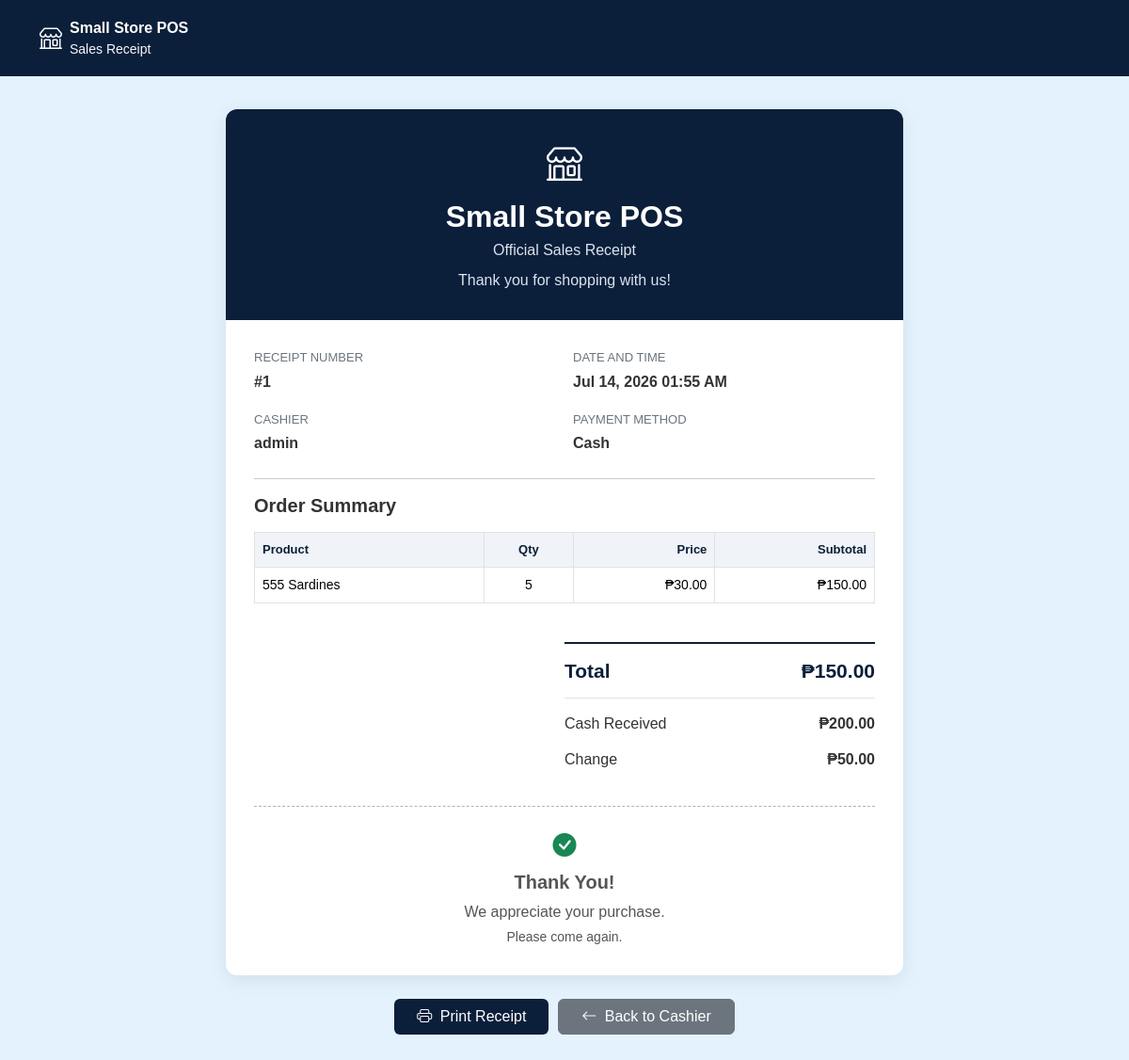
Page /receipt.php?id=1 on the committed database.
### tables this page shows
CREATE TABLE `sales` (
  `sale_id` int(11) NOT NULL AUTO_INCREMENT,
  `sale_date` datetime NOT NULL,
  `total` decimal(10,2) NOT NULL,
  `cashier` varchar(50) NOT NULL,
  `cash` decimal(10,2) NOT NULL,
  `change_amount` decimal(10,2) NOT NULL,
  PRIMARY KEY (`sale_id`)
);

CREATE TABLE `sale_items` (
  `item_id` int(11) NOT NULL AUTO_INCREMENT,
  `sale_id` int(11) NOT NULL,
  `product_id` int(11) NOT NULL,
  `quantity` int(11) NOT NULL,
  `price` decimal(10,2) NOT NULL,
  `subtotal` decimal(10,2) NOT NULL,
  PRIMARY KEY (`item_id`)
);

CREATE TABLE `products` (
  `product_id` int(11) NOT NULL AUTO_INCREMENT,
  `product_name` varchar(100) NOT NULL,
  `category_id` int(11) NOT NULL,
  `price` decimal(10,2) NOT NULL,
  `stock` int(11) NOT NULL,
  PRIMARY KEY (`product_id`)
);

### receipt.php (the view, shortened to what this page needs)
<?php
include "config.php";
$id = (int)$_GET['id'];
$stmt = mysqli_prepare($conn, "SELECT * FROM sales WHERE sale_id = ?");
mysqli_stmt_bind_param($stmt, "i", $id);
mysqli_stmt_execute($stmt);
$sale = mysqli_stmt_get_result($stmt);
$data = mysqli_fetch_assoc($sale);
$stmt = mysqli_prepare(
    $conn,
    "SELECT sale_items.*, products.product_name
     FROM sale_items
     INNER JOIN products ON sale_items.product_id = products.product_id
     WHERE sale_items.sale_id = ?"
);
mysqli_stmt_bind_param($stmt, "i", $id);
mysqli_stmt_execute($stmt);
$result = mysqli_stmt_get_result($stmt);
$items = [];
$total = 0;
while ($row = mysqli_fetch_assoc($result)) {
    $items[] = $row;
    $total += (float)$row['subtotal'];
}
$cash = (float)$data['cash'];
$change = $cash - $total;
function e($value) {
    return htmlspecialchars((string)$value, ENT_QUOTES, 'UTF-8');
}
?>
<!DOCTYPE html>
<html lang="en">
    <head>
        <link href="https://cdn.jsdelivr.net/npm/bootstrap@5.3.3/dist/css/bootstrap.min.css" rel="stylesheet">
        <link href="https://cdn.jsdelivr.net/npm/bootstrap-icons@1.11.3/font/bootstrap-icons.min.css" rel="stylesheet">
    </head>
    <body>
        <div class="topbar">
            <div class="container d-flex align-items-center">
                <i class="bi bi-shop me-2 fs-4"></i>
                <div>
                    <strong>Small Store POS</strong>
                    <div class="small text-light">Sales Receipt</div>
                </div>
            </div>
        </div>
        <div class="receipt-wrapper">
            <div class="receipt">
                <div class="receipt-header">
                    <div class="store-icon">
                        <i class="bi bi-shop"></i>
                    </div>
                    <h2>Small Store POS</h2>
                    <p>Official Sales Receipt</p>
                    <p class="mt-2">Thank you for shopping with us!</p>
                </div>
                <div class="receipt-body">
                    <div class="receipt-info">
                        <div>
                            <div class="info-label">RECEIPT NUMBER</div>
                            <div class="info-value">
                                #<?php echo e($data['sale_id']); ?>
                            </div>
                        </div>
                        <div>
                            <div class="info-label">DATE AND TIME</div>
                            <div class="info-value">
                                <?php
                                echo e(date(
                                    'M d, Y h:i A',
                                    strtotime($data['sale_date'])
                                ));
                                ?>
                            </div>
                        </div>
                        <div>
                            <div class="info-label">CASHIER</div>
                            <div class="info-value">
                                <?php echo e($data['cashier']); ?>
                            </div>
                        </div>
                        <div>
                            <div class="info-label">PAYMENT METHOD</div>
                            <div class="info-value">Cash</div>
                        </div>
                    </div>
                    <hr>
                    <h5 class="fw-bold mb-3">Order Summary</h5>
                    <div class="table-responsive">
                        <table class="table table-bordered">
                            <thead>
                                <tr>
                                    <th>Product</th>
                                    <th class="text-center">Qty</th>
                                    <th class="text-end">Price</th>
                                    <th class="text-end">Subtotal</th>
                                </tr>
                            </thead>
                            <tbody>
                                <?php if (count($items) > 0) { ?>
                                    <?php foreach ($items as $row) { ?>
                                        <tr>
                                            <td><?php echo e($row['product_name']); ?></td>
                                            <td class="text-center">
                                                <?php echo e($row['quantity']); ?>
                                            </td>
                                            <td class="text-end text-nowrap">
                                                ₱<?php echo number_format((float)$row['price'], 2); ?>
                                            </td>
                                            <td class="text-end text-nowrap">
                                                ₱<?php echo number_format((float)$row['subtotal'], 2); ?>
                                            </td>
                                        </tr>
                                    <?php } ?>
                                <?php } ?>
                            </tbody>
                        </table>
                    </div>
                    <div class="amount-section">
                        <div class="amount-row amount-total">
                            <span>Total</span>
                            <span>₱<?php echo number_format($total, 2); ?></span>
                        </div>
                        <div class="amount-row">
                            <span>Cash Received</span>
                            <strong>₱<?php echo number_format($cash, 2); ?></strong>
                        </div>
                        <div class="amount-row">
                            <span>Change</span>
                            <strong>₱<?php echo number_format($change, 2); ?></strong>
                        </div>
                    </div>
                    <div class="thank-you">
                        <i class="bi bi-check-circle-fill"></i>
                        <h5 class="fw-bold mt-2">Thank You!</h5>
                        <p class="mb-1">We appreciate your purchase.</p>
                        <p class="small mb-0">Please come again.</p>
                    </div>
                </div>
            </div>
            <div class="action-buttons">
                <button onclick="window.print()" class="btn btn-navy px-4">
                    <i class="bi bi-printer me-1"></i> Print Receipt
                </button>
                <a href="cashier.php" class="btn btn-secondary px-4">
                    <i class="bi bi-arrow-left me-1"></i> Back to Cashier
                </a>
            </div>
        </div>
    </body>
</html>

### receipt.php (style rules this page uses)
body { background: #e3f2fd; font-family: Arial, sans-serif; color: #333; }
.topbar { background: #0b1f3a; color: white; padding: 18px 25px; }
.receipt-wrapper { max-width: 750px; margin: 35px auto; padding: 0 15px; }
.receipt { background: white; border-radius: 12px; overflow: hidden; box-shadow: 0 5px 20px rgba(0, 0, 0, 0.08); }
.receipt-header { background: #0b1f3a; color: white; text-align: center; padding: 30px 20px; }
.receipt-header .store-icon { font-size: 38px; margin-bottom: 8px; }
.receipt-header h2 { font-weight: bold; margin-bottom: 5px; }
.receipt-header p { margin: 0; color: #dbe4f0; }
.receipt-body { padding: 30px; }
.receipt-info { display: grid; grid-template-columns: 1fr 1fr; gap: 18px; margin-bottom: 25px; }
.info-label { color: #6c757d; font-size: 13px; margin-bottom: 4px; }
.info-value { font-weight: bold; overflow-wrap: anywhere; }
.table thead th { background: #f0f3f7; color: #0b1f3a; font-size: 13px; white-space: nowrap; }
.table td { vertical-align: middle; font-size: 14px; }
.amount-section { max-width: 330px; margin-left: auto; margin-top: 25px; }
.amount-row { display: flex; justify-content: space-between; gap: 15px; padding: 7px 0; }
.amount-total { border-top: 2px solid #0b1f3a; border-bottom: 1px solid #dee2e6; padding: 13px 0; margin-bottom: 8px; font-size: 21px; font-weight: bold; color: #0b1f3a; }
.thank-you { text-align: center; border-top: 1px dashed #adb5bd; margin-top: 30px; padding-top: 22px; color: #555; }
.thank-you i { font-size: 25px; color: #198754; }
.action-buttons { display: flex; justify-content: center; gap: 10px; margin-top: 25px; flex-wrap: wrap; }
.btn-navy { background: #0b1f3a; color: white; border: none; }

### rows in the picture
sales: sale_id "1", sale_date "Jul 14, 2026 01:55 AM", cashier "admin", cash "200.00", cash "50.00"
sale_items: product.product_name "555 Sardines", quantity "5", price "30.00", subtotal "150.00"

### other values in the picture
$total "150.00"
